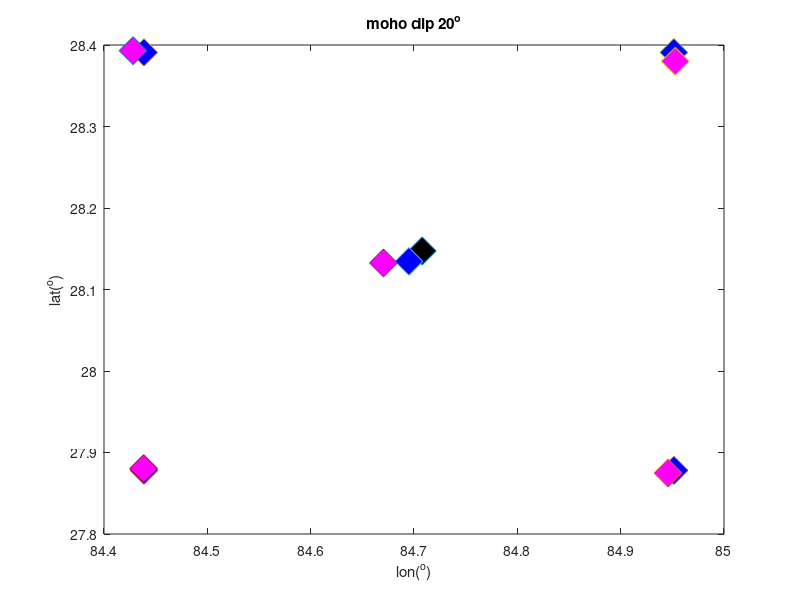

MATLAB code to generate this figure:
ep_lat = 28.1473; 
ep_lon = 84.7079;
bparea_span = [-0.5, 0.5; -0.5, 0.5];
bpgrid_x_vec = linspace(ep_lon + bparea_span(1, 1), ep_lon + bparea_span(1,2), 40);
bpgrid_y_vec = linspace(ep_lat + bparea_span(2, 1), ep_lat + bparea_span(2, 2), 40);
x_origin_10 = bpgrid_x_vec(10);
y_origin_10 = bpgrid_y_vec(10);
x_origin_30 = bpgrid_x_vec(30);
y_origin_30 = bpgrid_y_vec(30);
x_origin_20 = bpgrid_x_vec(20);
y_origin_20 = bpgrid_y_vec(20);
x_origin_ep = 0.5*(bpgrid_x_vec(20)+bpgrid_x_vec(21));
y_origin_ep = 0.5*(bpgrid_y_vec(20)+bpgrid_y_vec(21));
figure;
box on;
hold on;
plot(ep_lon, ep_lat, 'd', 'MarkerSize', 20,'MarkerFaceColor', 'k');
plot(x_origin_10, y_origin_10, 'd', 'MarkerSize', 20,'MarkerFaceColor', 'b');
plot(x_origin_10, y_origin_30, 'd', 'MarkerSize', 20,'MarkerFaceColor', 'b');
plot(x_origin_30, y_origin_10, 'd', 'MarkerSize', 20,'MarkerFaceColor', 'b');
plot(x_origin_30, y_origin_30, 'd', 'MarkerSize', 20,'MarkerFaceColor', 'b');
plot(x_origin_20, y_origin_20, 'd', 'MarkerSize', 20,'MarkerFaceColor', 'b');
title('moho dip 20^o');
xlabel('lon(^o)');
ylabel('lat(^o)');

%bp_test_x = 84.72365; center
%bp_test_y = 28.1391;
%bp_test_x = 85.14576; %11 31

%bp_test_y = 27.58971;
% bp_test_x = 85.48077; +-0.5 resultc
% bp_test_y = 27.49618;

%bp_test_x = 85.22667;
%bp_test_y = 27.6239;
a_1010 = importdata('logfile_eutest_x10y10_dip20.dat');
[b, in] = max(a_1010(:, 4));
bp_test_y_1010 = a_1010(in, 2); % 28.60331;
bp_test_x_1010 = a_1010(in, 3); % 84.16469;
plot(bp_test_x_1010, bp_test_y_1010, 'd', 'MarkerSize', 20,'MarkerFaceColor', 'm');

a_1030 = importdata('logfile_eutest_x10y30_dip20.dat');
[b, in] = max(a_1030(:, 4));
bp_test_y_1030 = a_1030(in, 2);
bp_test_x_1030 = a_1030(in, 3);
plot(bp_test_x_1030, bp_test_y_1030, 'd', 'MarkerSize', 20, 'MarkerFaceColor', 'm');

a_3010 = importdata('logfile_eutest_x30y10_dip20.dat');
[b, in] = max(a_3010(:, 4));
bp_test_y_3010 = a_3010(in, 2);
bp_test_x_3010 = a_3010(in, 3);
plot(bp_test_x_3010, bp_test_y_3010, 'd', 'MarkerSize', 20, 'MarkerFaceColor', 'm');

a_3030 = importdata('logfile_eutest_x30y30_dip20.dat');
[b, in] = max(a_3030(:, 4));
bp_test_y_3030 = a_3030(in, 2);
bp_test_x_3030 = a_3030(in, 3);
plot(bp_test_x_3030, bp_test_y_3030, 'd', 'MarkerSize', 20, 'MarkerFaceColor', 'm');

a_2020 = importdata('logfile_eutest_x20y20_dip20.dat');
[b, in] = max(a_2020(:, 4));
bp_test_y_2020 = a_2020(in, 2);
bp_test_x_2020 = a_2020(in, 3);
plot(bp_test_x_2020, bp_test_y_2020, 'd', 'MarkerSize', 20, 'MarkerFaceColor', 'm');

saveas(gcf, '/Users/lwen/Desktop/dip20_5locations', 'png');